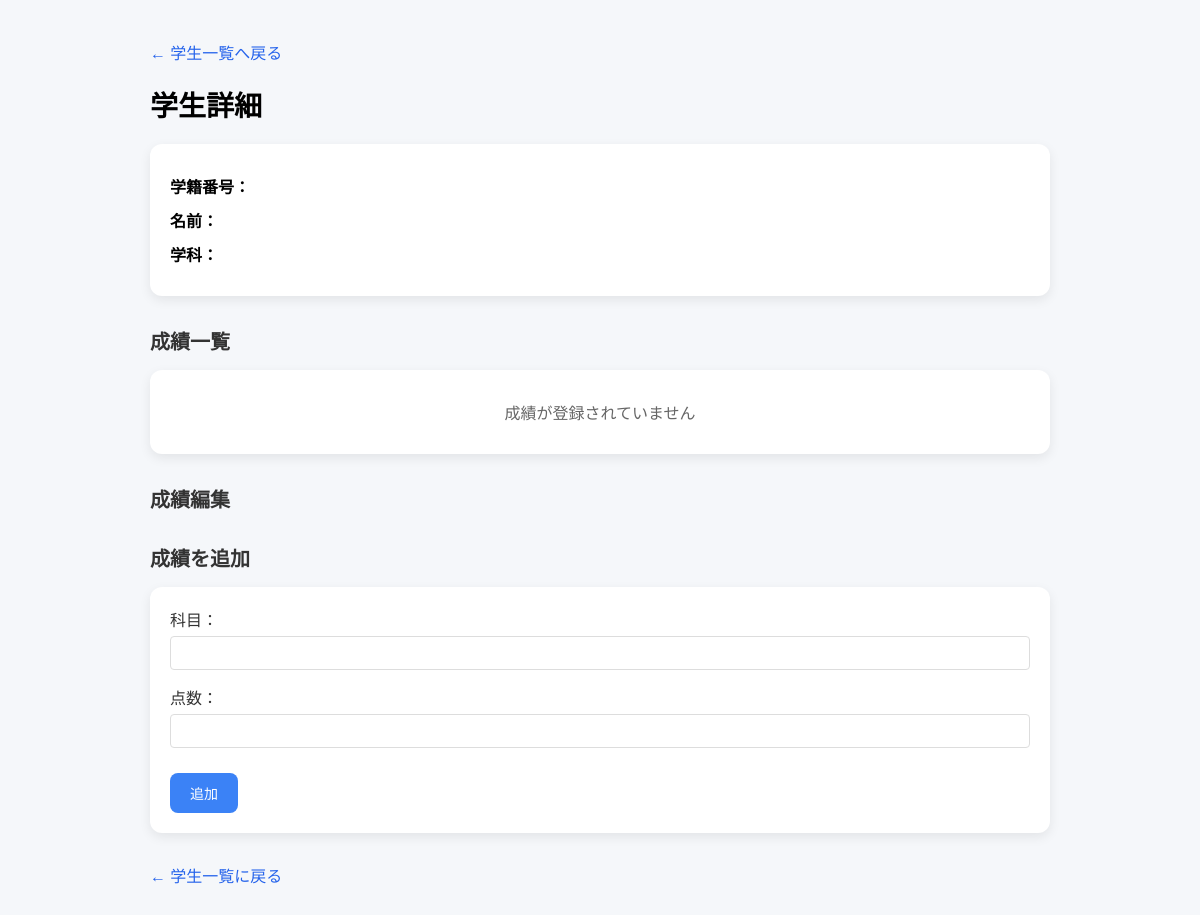
Page /students/0122199 on the earlier database version.
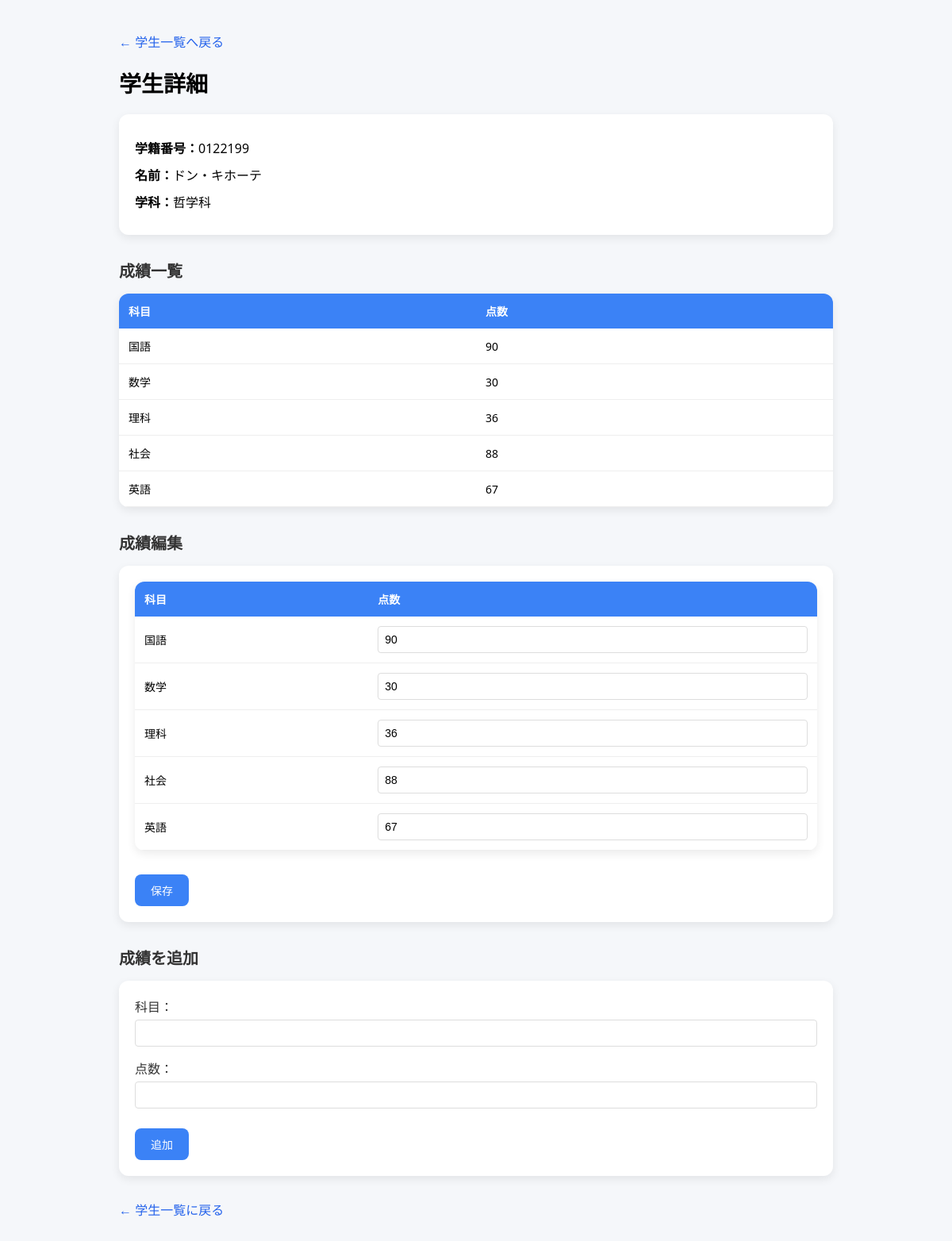
Same page on the later database version.
### tables this page shows
CREATE TABLE students (
    student_id TEXT PRIMARY KEY,
    name TEXT NOT NULL,
    department TEXT NOT NULL,
    grade INTEGER NOT NULL,
    year INTEGER NOT NULL
);

CREATE TABLE scores (
    id INTEGER PRIMARY KEY AUTOINCREMENT,
    student_id TEXT NOT NULL,
    subject TEXT NOT NULL,
    score INTEGER NOT NULL,
    FOREIGN KEY (student_id) REFERENCES students(student_id)
);

### app.py (the view)
@app.route("/students/<student_id>")
def student_detail(student_id):
    cur = get_db().cursor()
    cur.execute(
        "SELECT student_id, name, department FROM students WHERE student_id = ?",
        (student_id,)
    )
    student = cur.fetchone()
    cur.execute(
        "SELECT subject, score FROM scores WHERE student_id = ?",
        (student_id,)
    )
    scores = cur.fetchall()
    return render_template(
        "student_detail.html",
        student=student,
        scores=scores
    )

### app.py (called while the page is built)
def get_db():
    db = getattr(g, "_database", None)
    if db is None:
        db = g._database = sqlite3.connect(DATABASE)
    return db

@app.teardown_appcontext
def close_connection(exception):
    db = getattr(g, "_database", None)
    if db is not None:
        db.close()

### templates/student_detail.html (shortened to what this page needs)
<!DOCTYPE html>
<html lang="ja">
<head>
</head>
<body>
  <div class="container">
    <p style="margin-bottom: 20px;">
      <a href="/students" style="color: #2563eb; text-decoration: none;">← 学生一覧へ戻る</a>
    </p>
    <h1>学生詳細</h1>
    <div class="info-card">
      <p><strong>学籍番号：</strong>{{ student[0] }}</p>
      <p><strong>名前：</strong>{{ student[1] }}</p>
      <p><strong>学科：</strong>{{ student[2] }}</p>
    </div>
    <h2>成績一覧</h2>
    {% if scores %}
    <table>
      <thead>
        <tr>
          <th>科目</th>
          <th>点数</th>
        </tr>
      </thead>
      <tbody>
        {% for s in scores %}
        <tr>
          <td>{{ s[0] }}</td>
          <td>{{ s[1] }}</td>
        </tr>
        {% endfor %}
      </tbody>
    </table>
    {% else %}
    <div class="info-card">
      <p style="color: #666; text-align: center;">成績が登録されていません</p>
    </div>
    {% endif %}
    <h2>成績編集</h2>
    {% if scores %}
    <div class="info-card">
      <form method="post" action="/students/{{ student[0] }}/edit">
        <table>
          <thead>
            <tr>
              <th>科目</th>
              <th>点数</th>
            </tr>
          </thead>
          <tbody>
            {% for s in scores %}
            <tr>
              <td>{{ s[0] }}</td>
              <td>
                <input
                  type="number"
                  name="{{ s[0] }}"
                  value="{{ s[1] }}"
                  min="0"
                  max="100"
                >
              </td>
            </tr>
            {% endfor %}
          </tbody>
        </table>
        <button type="submit">保存</button>
      </form>
    </div>
    {% endif %}
    <h2>成績を追加</h2>
    <div class="info-card">
      <form method="post" action="/students/{{ student[0] }}/add_score">
        <div class="form-group">
          <label for="subject">科目：</label>
          <input type="text" id="subject" name="subject" required>
        </div>
        <div class="form-group">
          <label for="score">点数：</label>
          <input type="number" id="score" name="score" min="0" max="100" required>
        </div>
        <button type="submit">追加</button>
      </form>
    </div>
    <p style="margin-top: 30px;"><a href="/students">← 学生一覧に戻る</a></p>
  </div>
</body>
</html>

### templates/student_detail.html (style rules this page uses)
body { font-family: "Segoe UI", sans-serif; background: #f5f7fa; margin: 0; padding: 0; }
.container { max-width: 900px; margin: 40px auto; }
h1 { font-size: 28px; margin-bottom: 20px; }
h2 { font-size: 20px; margin-top: 30px; margin-bottom: 15px; color: #333; }
.info-card { background: white; padding: 20px; border-radius: 12px; box-shadow: 0 4px 12px rgba(0,0,0,0.08); margin-bottom: 20px; }
.info-card p { margin: 10px 0; font-size: 16px; }
table { width: 100%; border-collapse: collapse; background: white; border-radius: 12px; overflow: hidden; box-shadow: 0 4px 12px rgba(0,0,0,0.08); margin-bottom: 20px; }
th { background: #3b82f6; color: white; padding: 12px; text-align: left; font-size: 14px; }
td { padding: 12px; border-bottom: 1px solid #eee; font-size: 14px; }
input[type="number"], input[type="text"] { padding: 8px; border: 1px solid #ddd; border-radius: 4px; font-size: 14px; width: 100%; box-sizing: border-box; }
button { background: #3b82f6; color: white; padding: 10px 20px; border: none; border-radius: 8px; cursor: pointer; font-size: 14px; margin-top: 10px; }
a { color: #2563eb; text-decoration: none; }
.form-group { margin-bottom: 15px; }
.form-group label { display: block; margin-bottom: 5px; font-weight: 500; color: #333; }

Differences in the rows shown:
added students: student_id "0122199", name "ドン・キホーテ", department "哲学科"
added scores: subject "国語", score "90"
added scores: subject "数学", score "30"
added scores: subject "理科", score "36"
added scores: subject "社会", score "88"
added scores: subject "英語", score "67"
Other differences:
text no longer shown: "成績が登録されていません"
text now shown: "科目 点数 科目 点数 保存"
